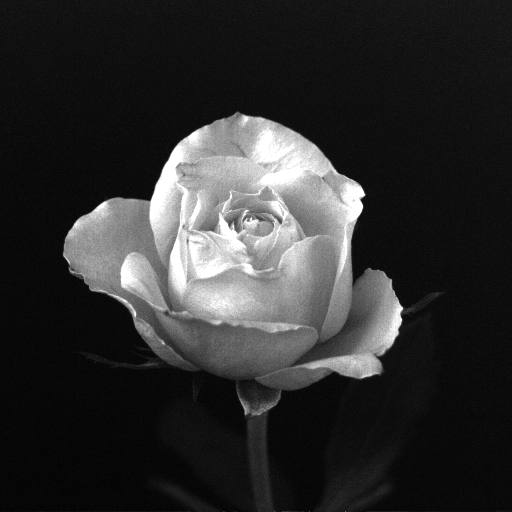
%> input picture SEG800/image/module10/ws/rose512.tif, 512 x 512 px
$ octave WS10.m   (GNU Octave 9; MATLAB toolbox functions it lacks are replaced by stand-ins)
%> lines starting %> are read from the running program, lines starting %| are printed output that depends on the picture
%% SEG800 - Workshop 10
% One-file MATLAB script version.
%
% How to use:
% 1. Put rose512.tif, testpattern512.tif, and blurry-moon.tif in this folder.
% 2. Open this file in MATLAB.
% 3. Run each section and verify the figures/output.
% 4. Save or convert to WS10.mlx if your submission requires a live script.
% 5. Export the live script to WS10.pdf.
%
% Group declaration:
% We, ------------ (mention your names), declare that the attached assignment
% is our own work in accordance with the Seneca Academic Policy. We have not
% copied any part of this assignment, manually or electronically, from any
% other source including web sites, unless specified as references. We have
% not distributed our work to other students.
%
% Contributions:
% Name 1: ----------------------------------------
% Name 2: ----------------------------------------
% Name 3: ----------------------------------------

clear; close all; clc;

%% Setup
% Required input images. The script checks for them before running image tests.

roseFile = 'rose512.tif';
testPatternFile = 'testpattern512.tif';
moonFile = 'blurry-moon.tif';

fprintf('SEG800 Workshop 10 started.\n');
fprintf('Current folder: %s\n\n', pwd);

%% Part I - Project 4.1: minusOne4e
% The function minusOne4e multiplies an input array by (-1)^(x+y). This is
% used to center the Fourier transform so that the origin appears at the
% middle of the displayed spectrum.

demo = reshape(single(1:16), 4, 4);
disp('Demo input for minusOne4e:');
disp(demo);
disp('Demo output for minusOne4e:');
disp(minusOne4e(demo));

%% Part I - Project 4.2(a,b): 2-D DFT and Inverse DFT
% dft2D4e computes the 2-D transform by applying MATLAB's 1-D fft along rows
% and columns. idft2D4e uses the conjugate identity and the forward transform.

smallImage = single(magic(4));
Fsmall = dft2D4e(smallImage);
reconstructedSmall = real(idft2D4e(Fsmall));
disp('Maximum reconstruction error for a 4x4 demo image:');
disp(max(abs(smallImage(:) - reconstructedSmall(:))));

%% Part I - Project 4.2(c): Test DFT and inverse DFT on rose512.tif

if isfile(roseFile)
    f = readGrayDouble(roseFile);
%> in readGrayDouble, img is the input picture: size 512x512 uint8; min 0, max 255, mean 46.8
    F = dft2D4e(f);
    g = real(idft2D4e(F));
    d = f - g;

    figure('Name', 'Part 2(c): DFT Reconstruction');
    subplot(1, 3, 1), imshow(f, []), title('Original f');
    subplot(1, 3, 2), imshow(g, []), title('Reconstructed g');
    subplot(1, 3, 3), imshow(d, []), title('Difference f - g');

    fprintf('Part 2(c): min(d) = %.12g\n', min(d(:)));
%| Part 2(c): min(d) = -6.66133814775e-16
    fprintf('Part 2(c): max(d) = %.12g\n\n', max(d(:)));
%| Part 2(c): max(d) = 4.85722573274e-16
else
    warning('Missing %s. Put the image in this folder to run Part 2(c).', roseFile);
end

%% Part I - Project 4.2(d): Centered spectrum

if isfile(roseFile)
    f = readGrayDouble(roseFile);
    Fc = dft2D4e(minusOne4e(f));
    S = log(1 + abs(Fc));
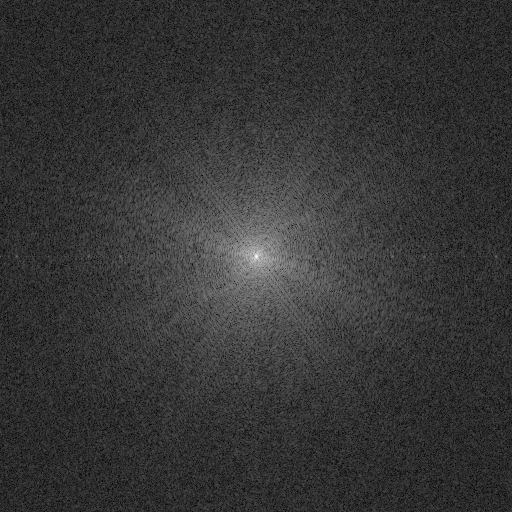
%> S: size 512x512 double; min 0.00862, max 10.78, mean 2.29; drawn with min black and max white
    S = scaleFull(S);
%> in scaleFull, `minValue = min(f(:));`: minValue = 0.00862
%> in scaleFull, `maxValue = max(f(:));`: maxValue = 10.78

    figure('Name', 'Part 2(d): Centered Spectrum');
    imshow(S, []);
    title('Centered Spectrum log(1 + |F|)');
else
    warning('Missing %s. Put the image in this folder to run Part 2(d).', roseFile);
end

%% Part II - Project 4.3: Lowpass filter transfer functions
% The three required lowpass transfer functions are ideal, Gaussian, and
% Butterworth. All are generated on a centered P x Q distance grid.

P = 512;
Q = 512;
D0 = 96;
n = 2;

HlpIdeal = lpFilterTF4e('ideal', P, Q, D0);
HlpGaussian = lpFilterTF4e('gaussian', P, Q, D0);
HlpButterworth = lpFilterTF4e('butterworth', P, Q, [D0, n]);

figure('Name', 'Part 3: Lowpass Filter Transfer Functions');
subplot(1, 3, 1), imshow(HlpIdeal, []), title('Ideal LPF');
subplot(1, 3, 2), imshow(HlpGaussian, []), title('Gaussian LPF');
subplot(1, 3, 3), imshow(HlpButterworth, []), title('Butterworth LPF');
%> after `title('Butterworth LPF')`:
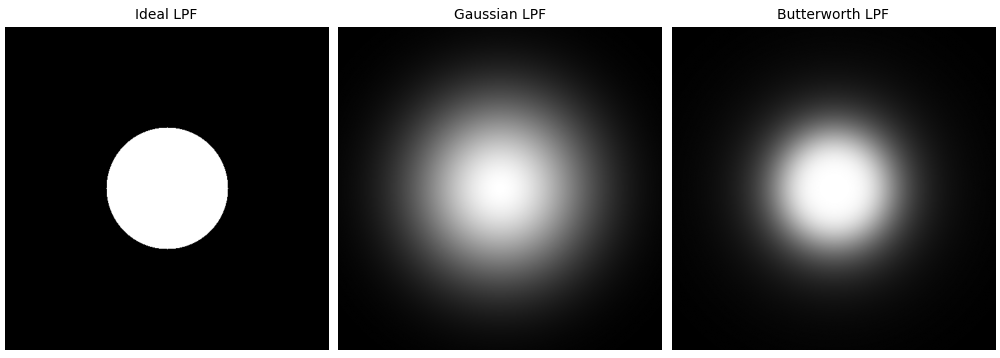
%> figure redrawn from the program's plot data, 3 panels

%% Part II - Project 4.4: Highpass filter transfer functions
% Highpass filters are generated as the complement of the corresponding
% lowpass filters: H_hp = 1 - H_lp.

HhpIdeal = hpFilterTF4e('ideal', P, Q, D0);
HhpGaussian = hpFilterTF4e('gaussian', P, Q, D0);
HhpButterworth = hpFilterTF4e('butterworth', P, Q, [D0, n]);

figure('Name', 'Part 4: Highpass Filter Transfer Functions');
subplot(1, 3, 1), imshow(HhpIdeal, []), title('Ideal HPF');
subplot(1, 3, 2), imshow(HhpGaussian, []), title('Gaussian HPF');
subplot(1, 3, 3), imshow(HhpButterworth, []), title('Butterworth HPF');
%> after `title('Butterworth HPF')`:
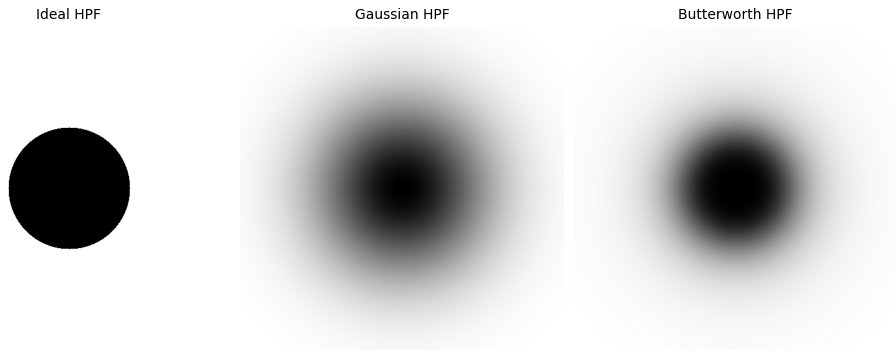
%> figure redrawn from the program's plot data, 3 panels

%% Part III - Project 4.5: Frequency-domain filtering package
% dftFiltering4e implements frequency-domain filtering with optional post
% padding. For padded filtering, H must have the padded image size.

if isfile(testPatternFile)
    f = readGrayDouble(testPatternFile);
%> call 3 of readGrayDouble, with filename = 'testpattern512.tif'
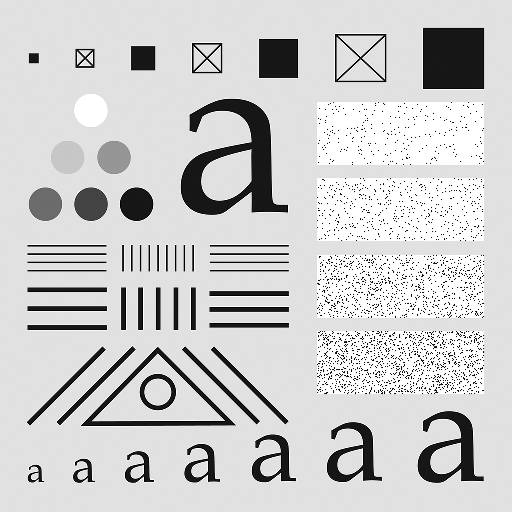
%> input picture SEG800/image/module10/ws/testpattern512.tif, 512 x 512 px
%> in readGrayDouble, img is the input picture: size 512x512 uint8; min 0, max 255, mean 204.4
    [M, N] = size(f);
%> M = 512; N = 512
    H = lpFilterTF4e('butterworth', 2*M, 2*N, [32, 2]);
    g = dftFiltering4e(f, H, 'replicate', 'full');

    figure('Name', 'Part 5(b): Butterworth Lowpass Filtering');
    subplot(1, 2, 1), imshow(f, []), title('Original');
    subplot(1, 2, 2), imshow(g, []), title('Butterworth LPF, D0=32, n=2');
else
    warning('Missing %s. Put the image in this folder to run Part 5(b).', testPatternFile);
end

%% Part III - Project 4.8: Laplacian transfer function and sharpening
% The Laplacian transfer function enhances high-frequency content. The raw
% filtered result is kept unscaled, then subtracted from the original image
% and scaled for display.

if isfile(moonFile)
    f = readGrayDouble(moonFile);
    [M, N] = size(f);
    H = laplacianTF4e(2*M, 2*N);
    lap = dftFiltering4e(f, H, 'replicate', 'no');
    g = scaleFull(f - lap);

    figure('Name', 'Part 6(c): Laplacian Sharpening');
    subplot(1, 3, 1), imshow(f, []), title('Original');
    subplot(1, 3, 2), imshow(lap, []), title('Laplacian Result');
    subplot(1, 3, 3), imshow(g, []), title('Sharpened');
else
    warning('Missing %s. Put the image in this folder to run Part 6(c).', moonFile);
end

%% Notes for the written submission
% Include the following observations in the exported PDF after running:
% 1. In Part 2(c), f and g should look identical. The difference image should
%    be essentially black, and min(d)/max(d) should be close to zero.
% 2. In Part 2(d), centering moves the low-frequency content to the center.
% 3. Ideal filters have abrupt transitions, Gaussian filters are smooth, and
%    Butterworth filters provide a controllable transition using order n.
% 4. The lowpass-filtered test pattern is smoother because high frequencies
%    are attenuated.
% 5. The Laplacian emphasizes rapid intensity changes and can sharpen the
%    blurry moon image when combined with the original image.

fprintf('\nSEG800 Workshop 10 script finished.\n');

%% Local functions

function g = minusOne4e(f)
    if ~isfloat(f)
        error('minusOne4e:InputType', 'Input must be floating point.');
    end

    if isvector(f)
        k = 0:numel(f)-1;
        mask = (-1).^k;
        if iscolumn(f)
            mask = mask.';
        end
        g = f .* mask;
        return;
    end

    if ~ismatrix(f)
        error('minusOne4e:InputDimension', 'Input must be 1-D or 2-D.');
    end

    [M, N] = size(f);
    [x, y] = ndgrid(0:M-1, 0:N-1);
    mask = (-1).^(x + y);
    g = f .* mask;
end

function F = dft2D4e(f)
    F = fft(fft(f, [], 1), [], 2);
end

function f = idft2D4e(F)
    [M, N] = size(F);
    f = conj(dft2D4e(conj(F))) / (M * N);
end

function H = lpFilterTF4e(type, P, Q, param)
    validateattributes(P, {'numeric'}, {'scalar', 'integer', 'positive'});
    validateattributes(Q, {'numeric'}, {'scalar', 'integer', 'positive'});

    D = distanceGrid(P, Q);

    switch lower(char(type))
        case 'ideal'
            D0 = param;
            H = double(D <= D0);

        case 'gaussian'
            D0 = param;
            H = exp(-(D.^2) ./ (2 * D0^2));

        case 'butterworth'
            D0 = param(1);
            n = param(2);
            H = 1 ./ (1 + (D ./ D0).^(2*n));

        otherwise
            error('lpFilterTF4e:UnknownType', 'Unknown lowpass filter type.');
    end
end

function H = hpFilterTF4e(type, P, Q, param)
    H = 1 - lpFilterTF4e(type, P, Q, param);
end

function g = dftFiltering4e(f, H, padmode, scaling)
    if nargin < 3 || isempty(padmode)
        padmode = 'replicate';
    end
    if nargin < 4 || isempty(scaling)
        scaling = 'full';
    end

    if ~isfloat(f)
        f = im2double(f);
    end

    [M, N] = size(f);

    switch lower(char(padmode))
        case 'none'
            fp = f;

        case 'replicate'
            fp = postPadReplicate(f, [2*M, 2*N]);

        case 'zeros'
            fp = postPadZeros(f, [2*M, 2*N]);

        otherwise
            error('dftFiltering4e:UnknownPadmode', 'Unknown padmode.');
    end

    if ~isequal(size(H), size(fp))
        error('dftFiltering4e:FilterSize', 'H size must match the padded image size.');
    end

    fp = minusOne4e(fp);
    F = dft2D4e(fp);
    G = H .* F;
    gp = real(idft2D4e(G));
    gp = minusOne4e(gp);
    g = gp(1:M, 1:N);

    switch lower(char(scaling))
        case 'full'
            g = scaleFull(g);
        case {'no', 'none'}
            % Keep raw values. This is needed for Laplacian sharpening.
        otherwise
            error('dftFiltering4e:UnknownScaling', 'Unknown scaling option.');
    end
end

function H = laplacianTF4e(P, Q)
    validateattributes(P, {'numeric'}, {'scalar', 'integer', 'positive'});
    validateattributes(Q, {'numeric'}, {'scalar', 'integer', 'positive'});

    D = distanceGrid(P, Q);
    H = -4 * pi^2 * (D.^2);
end

function D = distanceGrid(P, Q)
    [u, v] = meshgrid(0:Q-1, 0:P-1);
    D = sqrt((u - floor(Q/2)).^2 + (v - floor(P/2)).^2);
end

function img = readGrayDouble(filename)
    img = imread(filename);
    if ndims(img) == 3
        img = rgb2gray(img);
    end
    img = im2double(img);
end

function g = scaleFull(f)
    minValue = min(f(:));
    maxValue = max(f(:));

    if maxValue == minValue
        g = zeros(size(f), 'like', f);
    else
        g = (f - minValue) ./ (maxValue - minValue);
    end
end

function fp = postPadZeros(f, outputSize)
    P = outputSize(1);
    Q = outputSize(2);
    [M, N] = size(f);

    if P < M || Q < N
        error('postPadZeros:OutputSize', 'Output size must be at least the input size.');
    end

    fp = zeros(P, Q, 'like', f);
    fp(1:M, 1:N) = f;
end

function fp = postPadReplicate(f, outputSize)
%> called with outputSize = [1024 1024]
    P = outputSize(1);
%> P = 1024
    Q = outputSize(2);
%> Q = 1024
    [M, N] = size(f);
%> M = 512; N = 512

    if P < M || Q < N
        error('postPadReplicate:OutputSize', 'Output size must be at least the input size.');
    end

    fp = zeros(P, Q, 'like', f);
%> fp: size 1024x1024 double; every value is 0
    fp(1:M, 1:N) = f;

    if Q > N
        fp(1:M, N+1:Q) = repmat(f(:, N), 1, Q-N);
    end
    if P > M
        fp(M+1:P, :) = repmat(fp(M, :), P-M, 1);
%> in dftFiltering4e, `g = gp(1:M, 1:N);`:
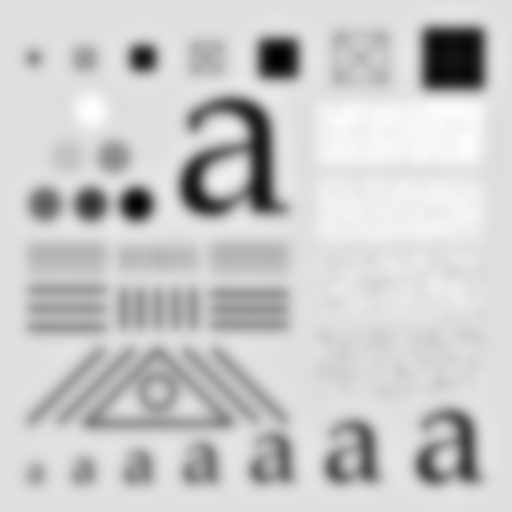
%> g: size 512x512 double; min -0.00313, max 1.01, mean 0.802; drawn with min black and max white
%> call 4 of readGrayDouble, with filename = 'blurry-moon.tif'
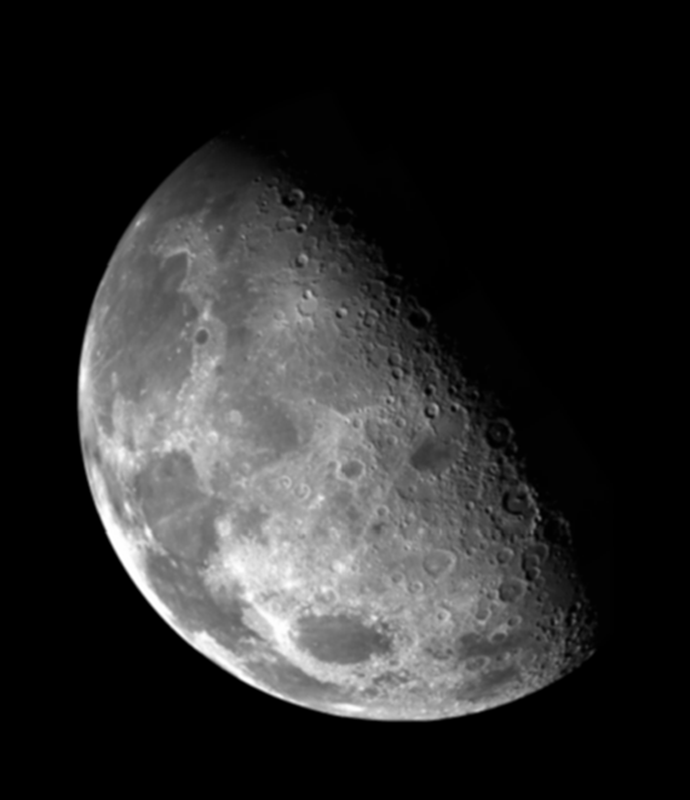
%> input picture SEG800/image/module10/ws/blurry-moon.tif, 690 x 800 px
%> in readGrayDouble, img is the input picture: size 800x690 uint8; min 0, max 255, mean 42.7
%> in postPadReplicate (call 2), `fp = zeros(P, Q, 'like', f);`: fp: size 1600x1380 double; every value is 0
%> in scaleFull (call 3), `minValue = min(f(:));`: minValue = -458950.4
%> in scaleFull (call 3), `maxValue = max(f(:));`: maxValue = 495434.8
%> in scaleFull (call 3), `g = (f - minValue) ./ (maxValue - minValue);`:
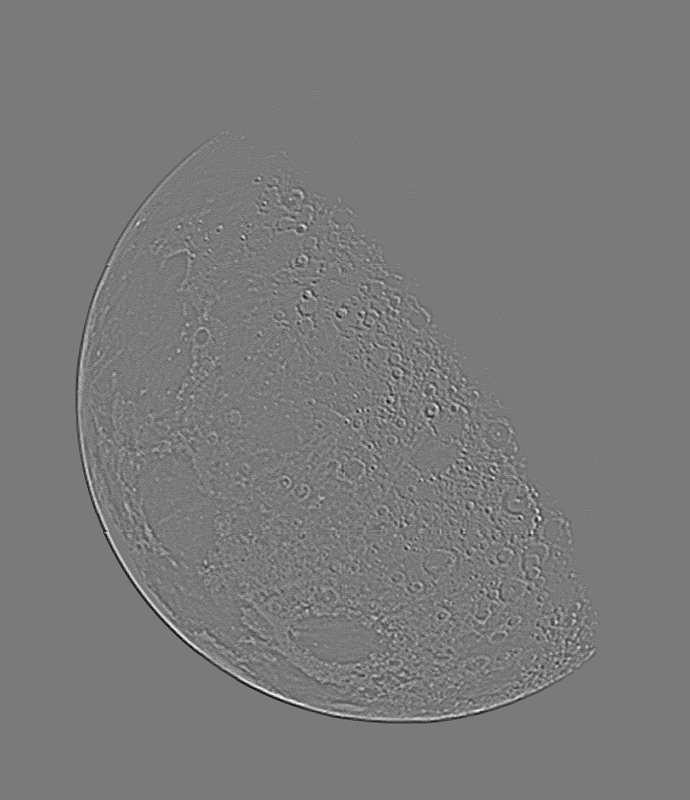
%> g: size 800x690 double; min 0, max 1, mean 0.481
    end
end
